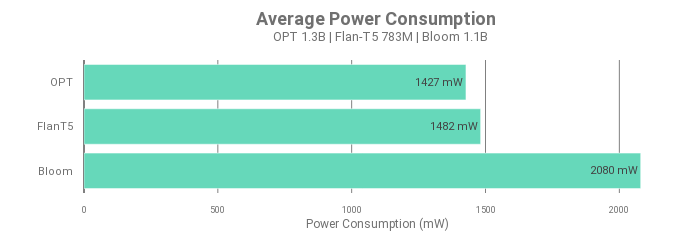

This figure's notebook cell:
### Code cell
def plot_average_power_bar(dataframe, title):
    # Calculate the average Combined Power for each model
    barDf = dataframe.groupby('Model')['Combined Power'].mean().reset_index()

    # Create a horizontal bar chart
    fig = px.bar(barDf, y='Model', x='Combined Power', template='plotly_white',
                 orientation='h', hover_name='Model', 
                 width=700, height=250, 
                 color_discrete_sequence=[green],
                 labels={"Combined Power": "Power Consumption (mW)"})

    fig.update_xaxes(zeroline=True, title_font=dict(size=12), color=titlecolor,
                     title_font_color=titlecolor, tickfont=dict(size=9), 
                     gridcolor=graycolor, zerolinecolor=graycolor)
    fig.update_yaxes(zeroline=True, showgrid=False, color=titlecolor, 
                     title_font_color=titlecolor, tickfont=dict(size=11), title_text='')
    fig.update_traces(hovertemplate='%{x:.0f} (mW)', texttemplate='%{x:.0f} mW', 
                      textfont=dict(size=11))
    
    fig.update_layout(autosize=True, hovermode=False, legend_title_text='',
                      showlegend=False, font=dict(family="SF Pro Display, Roboto, Droid Sans, Arial"),
                      title={
                          'text': "<b>Average Power Consumption</b> <br> <sup> OPT 1.3B | Flan-T5 783M | Bloom 1.1B </sup>",
                          'y': 0.90,
                          'x': 0.54,
                          'xanchor': 'center',
                          'yanchor': 'top',
                          'font': dict(size=18, color=titlecolor)},
                      margin=dict(r=30, b=15, t=60),
                      margin_pad=10,
                      modebar=dict(orientation='v'),
                      plot_bgcolor=bgcolor,
                      paper_bgcolor=bgcolor,
                     )

    # Save the figure as SVG and show
    fig.write_image("./power-average-bar.svg")  # Save as svg
    fig.show()

# Example usage with your DataFrame
print(dfPower.head())
plot_average_power_bar(dfPower, "Power Consumption")

### Figure 1 — Plotly figure (JSON) as saved in the notebook; plotly's stock layout.template omitted (floating-point values rounded to 4 significant figures)
{"data": [{"alignmentgroup": "True", "hovertemplate": "%{x:.0f} (mW)", "hovertext": ["Bloom", "FlanT5", "OPT"], "legendgroup": "", "marker": {"color": "#66D8BA", "pattern": {"shape": ""}}, "name": "", "offsetgroup": "", "orientation": "h", "showlegend": false, "textfont": {"size": 11}, "textposition": "auto", "texttemplate": "%{x:.0f} mW", "type": "bar", "x": [2080.0, 1482.0, 1427.0], "xaxis": "x", "y": ["Bloom", "FlanT5", "OPT"], "yaxis": "y"}], "layout": {"autosize": true, "barmode": "relative", "font": {"family": "SF Pro Display, Roboto, Droid Sans, Arial"}, "height": 250, "hovermode": false, "legend": {"title": {"text": ""}, "tracegroupgap": 0}, "margin": {"b": 15, "pad": 10, "r": 30, "t": 60}, "modebar": {"orientation": "v"}, "paper_bgcolor": "white", "plot_bgcolor": "white", "showlegend": false, "title": {"font": {"color": "#707070", "size": 18}, "text": "<b>Average Power Consumption</b> <br> <sup> OPT 1.3B | Flan-T5 783M | Bloom 1.1B </sup>", "x": 0.54, "xanchor": "center", "y": 0.9, "yanchor": "top"}, "width": 700, "xaxis": {"anchor": "y", "color": "#707070", "domain": [0, 1], "gridcolor": "gray", "tickfont": {"size": 9}, "title": {"font": {"color": "#707070", "size": 12}, "text": "Power Consumption (mW)"}, "zeroline": true, "zerolinecolor": "gray"}, "yaxis": {"anchor": "x", "color": "#707070", "domain": [0, 1], "showgrid": false, "tickfont": {"size": 11}, "title": {"font": {"color": "#707070"}, "text": ""}, "zeroline": true}}}
